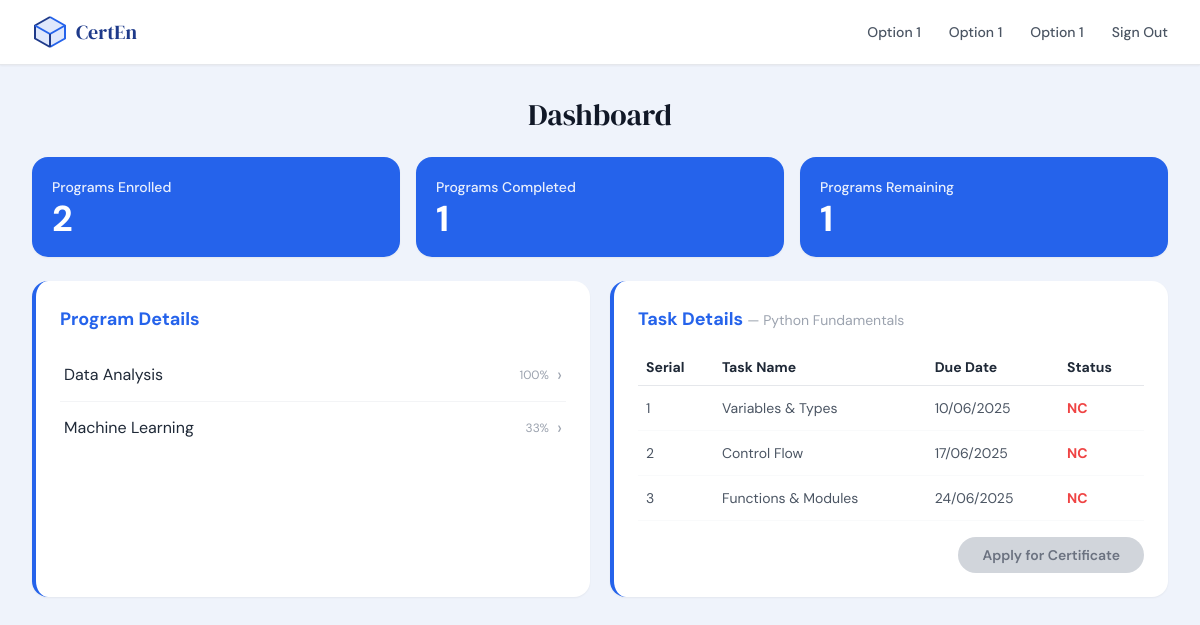
/dashboard?program_id=1 (signed in), run on the app's committed database.
### models.py (models this page shows, shortened)
class Program(db.Model):
    __tablename__ = "programs"
    id          = db.Column(db.Integer, primary_key=True)
    name        = db.Column(db.String(120), nullable=False)
    description = db.Column(db.Text)
    mode        = db.Column(db.String(20))   # Online / Offline / Hybrid
    created_at  = db.Column(db.DateTime, default=lambda: datetime.now(timezone.utc))
    enrollments  = db.relationship("Enrollment",  back_populates="program", cascade="all, delete-orphan")
    tasks        = db.relationship("Task",         back_populates="program", cascade="all, delete-orphan",
                                   order_by="Task.serial")
    certificates = db.relationship("Certificate", back_populates="program", cascade="all, delete-orphan")

class Task(db.Model):
    __tablename__ = "tasks"
    id         = db.Column(db.Integer, primary_key=True)
    program_id = db.Column(db.Integer, db.ForeignKey("programs.id"), nullable=False)
    serial     = db.Column(db.Integer, nullable=False)
    name       = db.Column(db.String(120), nullable=False)
    due_date   = db.Column(db.String(20))   # "DD/MM/YYYY"
    program     = db.relationship("Program",        back_populates="tasks")
    completions = db.relationship("TaskCompletion", back_populates="task", cascade="all, delete-orphan")

### app.py (the view)
@app.route("/dashboard")
def user_dashboard():
    user = get_current_user()
    if not user:
        flash("Please sign in first.", "error")
        return redirect(url_for("index"))
    selected_program_id = request.args.get("program_id", type=int)
    enrollments = Enrollment.query.filter_by(user_id=user.id).all()
    enrolled_programs = [
        {"id": e.program.id, "name": e.program.name, "progress": e.progress}
        for e in enrollments
    ]
    if not selected_program_id and enrolled_programs:
        selected_program_id = enrolled_programs[0]["id"]
    selected_program = Program.query.get(selected_program_id) if selected_program_id else None
    task_rows = []
    if selected_program:
        task_rows = get_task_rows(user.id, selected_program.id)
    completed_program_ids = set()
    for e in enrollments:
        if all_tasks_complete(user.id, e.program_id):
            completed_program_ids.add(e.program_id)
    stats = {
        "programs_enrolled":  len(enrollments),
        "programs_completed": len(completed_program_ids),
        "programs_remaining": len(enrollments) - len(completed_program_ids),
    }
    cert = None
    can_apply = False
    if selected_program:
        cert = Certificate.query.filter_by(user_id=user.id,
                                           program_id=selected_program.id).first()
        tasks_done = all_tasks_complete(user.id, selected_program.id)
        already_requested = cert is not None
        can_apply = tasks_done or already_requested   # see logic below
    return render_template(
        "user_dashboard.html",
        user=user,
        stats=stats,
        enrolled_programs=enrolled_programs,
        selected_program=selected_program,
        task_rows=task_rows,
        cert=cert,
        can_apply=can_apply,
    )

### app.py (called while the page is built)
def get_current_user():
    email = session.get("email")
    if not email:
        return None
    return User.query.filter_by(email=email).first()

def all_tasks_complete(user_id: int, program_id: int) -> bool:
    tasks = Task.query.filter_by(program_id=program_id).all()
    if not tasks:
        return False
    for task in tasks:
        tc = TaskCompletion.query.filter_by(user_id=user_id, task_id=task.id).first()
        if not tc or tc.status != "C":
            return False
    return True

def get_task_rows(user_id: int, program_id: int):
    tasks = Task.query.filter_by(program_id=program_id).order_by(Task.serial).all()
    rows = []
    for task in tasks:
        tc = TaskCompletion.query.filter_by(user_id=user_id, task_id=task.id).first()
        rows.append({
            "serial":   task.serial,
            "name":     task.name,
            "due_date": task.due_date,
            "status":   tc.status if tc else "NC",
        })
    return rows

### models.py (called while the page is built)
    @property
    def progress(self):
        total = len(self.program.tasks)
        if total == 0:
            return 0
        completed = TaskCompletion.query.filter_by(
            user_id=self.user_id, status="C"
        ).join(Task).filter(Task.program_id == self.program_id).count()
        return round((completed / total) * 100)

### templates/user_dashboard.html (shortened to what this page needs)
{% extends "base.html" %}
{% block nav_links %}
  <a href="#" class="text-sm font-medium text-gray-600 hover:text-primary hover:underline hover:underline-offset-4 transition-colors">Option 1</a>
  <a href="#" class="text-sm font-medium text-gray-600 hover:text-primary hover:underline hover:underline-offset-4 transition-colors">Option 1</a>
  <a href="#" class="text-sm font-medium text-gray-600 hover:text-primary hover:underline hover:underline-offset-4 transition-colors">Option 1</a>
  <a href="{{ url_for('signout') }}" class="text-sm font-medium text-gray-600 hover:text-primary hover:underline hover:underline-offset-4 transition-colors">Sign Out</a>
{% endblock %}
{% block content %}
<div class="max-w-7xl mx-auto px-4 sm:px-6 lg:px-8 py-8 space-y-6">
  <h2 class="font-serif text-3xl text-center text-gray-900">Dashboard</h2>
  <div class="grid grid-cols-1 sm:grid-cols-3 gap-4">
    {% for label, value in [
        ('Programs Enrolled',  stats.programs_enrolled),
        ('Programs Completed', stats.programs_completed),
        ('Programs Remaining', stats.programs_remaining),
      ] %}
    <div class="bg-primary text-white rounded-2xl p-5 shadow-sm">
      <p class="text-sm font-medium opacity-90 mb-1">{{ label }}</p>
      <p class="text-4xl font-bold leading-none">{{ value }}</p>
    </div>
    {% endfor %}
  </div>
  <div class="grid grid-cols-1 md:grid-cols-2 gap-5">
    <div class="bg-white rounded-2xl shadow-sm border-l-4 border-primary p-6">
      <h3 class="text-lg font-bold text-primary mb-4">Program Details</h3>
      {% if enrolled_programs %}
        <ul class="divide-y divide-gray-100">
          {% for prog in enrolled_programs %}
          <li>
            <a href="{{ url_for('user_dashboard', program_id=prog.id) }}"
               class="flex justify-between items-center py-3 px-1 transition-colors
                 {% if selected_program and selected_program.id == prog.id %}
                   text-primary font-bold border-b-2 border-primary
                 {% else %}
                   text-gray-800 hover:text-primary
                 {% endif %}">
              <span>{{ prog.name }}</span>
              <span class="flex items-center gap-2">
                <span class="text-xs text-gray-400">{{ prog.progress }}%</span>
                <span class="text-gray-400 text-lg">›</span>
              </span>
            </a>
          </li>
          {% endfor %}
        </ul>
      {% else %}
        <p class="text-sm text-gray-400">You are not enrolled in any programs yet.
          <a href="{{ url_for('register') }}" class="text-primary underline">Enroll now</a>
        </p>
      {% endif %}
    </div>
    <div class="bg-white rounded-2xl shadow-sm border-l-4 border-primary p-6">
      <h3 class="text-lg font-bold text-primary mb-4">Task Details
        {% if selected_program %}
          <span class="text-gray-400 font-normal text-sm">— {{ selected_program.name }}</span>
        {% endif %}
      </h3>
      {% if selected_program and task_rows %}
        <div class="overflow-x-auto">
          <table class="w-full text-sm">
            <thead>
              <tr class="border-b border-gray-200">
                <th class="text-left py-2 px-2 font-bold text-gray-800">Serial</th>
                <th class="text-left py-2 px-2 font-bold text-gray-800">Task Name</th>
                <th class="text-left py-2 px-2 font-bold text-gray-800">Due Date</th>
                <th class="text-left py-2 px-2 font-bold text-gray-800">Status</th>
              </tr>
            </thead>
            <tbody>
              {% for row in task_rows %}
              <tr class="border-b border-gray-50">
                <td class="py-3 px-2 text-gray-600">{{ row.serial }}</td>
                <td class="py-3 px-2 text-gray-600">{{ row.name }}</td>
                <td class="py-3 px-2 text-gray-600">{{ row.due_date }}</td>
                <td class="py-3 px-2 status-{{ row.status | lower }}">{{ row.status }}</td>
              </tr>
              {% endfor %}
            </tbody>
          </table>
        </div>
        <div class="flex justify-end mt-4">
          {% if cert and cert.status == 'granted' %}
            <span class="inline-flex items-center gap-2 bg-green-100 text-green-700 font-semibold
                         rounded-full px-5 py-2 text-sm">
              🎉 Certificate Granted
            </span>
          {% else %}
            {% set tasks_done = task_rows | selectattr('status', 'equalto', 'C') | list | length == task_rows | length %}
            <form action="{{ url_for('apply_certificate') }}" method="POST">
              {% if tasks_done %}
                <button type="submit"
                        class="bg-primary text-white font-semibold rounded-full px-6 py-2 text-sm
                               hover:brightness-110 hover:-translate-y-0.5 transition-all">
                  Apply for Certificate
                </button>
              {% else %}
                <button type="button"
                        id="apply-cert-btn"
                        data-form-id="apply-cert-form-{{ selected_program.id }}"
                        class="bg-gray-300 text-gray-500 font-semibold rounded-full px-6 py-2 text-sm
                               cursor-pointer hover:bg-gray-400 transition-colors"
                        title="Not all tasks are complete. Submit anyway to request review by admin.">
                  Apply for Certificate
                </button>
              {% endif %}
            </form>
          {% endif %}
        </div>
      {% elif selected_program %}
        <p class="text-sm text-gray-400">No tasks found for this program.</p>
      {% else %}
        <p class="text-sm text-gray-400">Select a program on the left to view tasks.</p>
      {% endif %}
    </div>
  </div>
</div>
{% endblock %}

### templates/base.html (style rules this page uses)
body { font-family: 'DM Sans', sans-serif; }
.status-nc { color: #EF4444; font-weight: 700; }

### data on the page
Program: name "Data Analysis", progress "100"
Program: name "Machine Learning", progress "33"
Program: name "Python Fundamentals"
Task: serial "1", name "Variables & Types", due_date "10/06/2025", status "NC"
Task: serial "2", name "Control Flow", due_date "17/06/2025", status "NC"
Task: serial "3", name "Functions & Modules", due_date "24/06/2025", status "NC"

### other printed values
{{ label }} "Programs Enrolled" "Programs Completed" "Programs Remaining"
{{ value }} "2" "1" "1"
